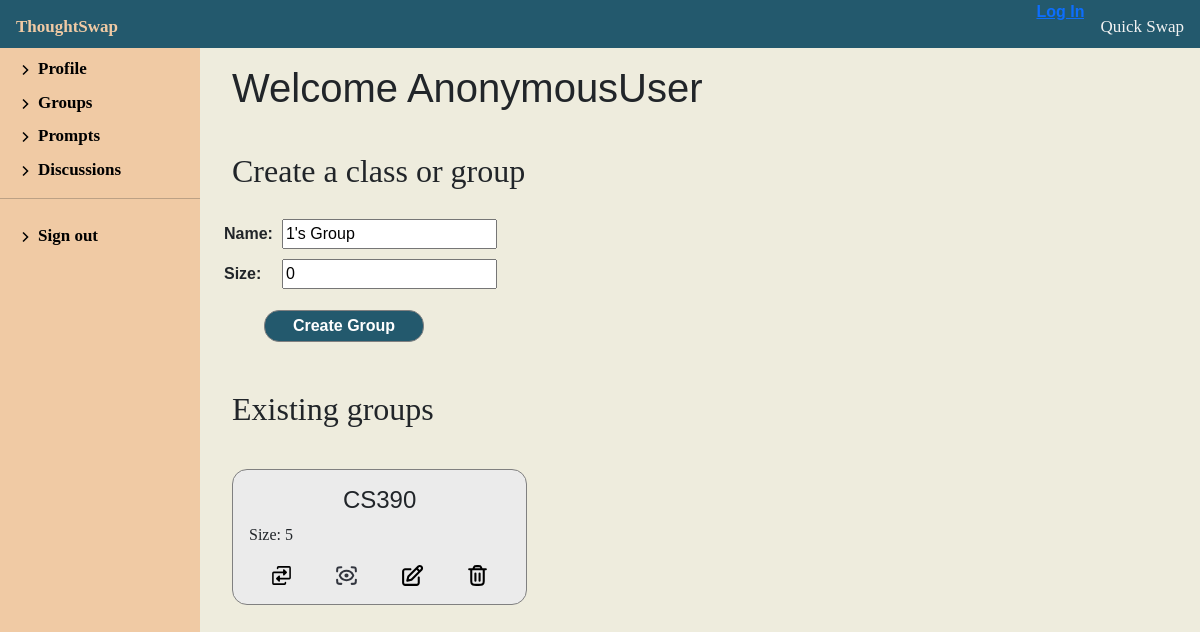
The page /discussion/1/groups/ on the database as committed earlier.
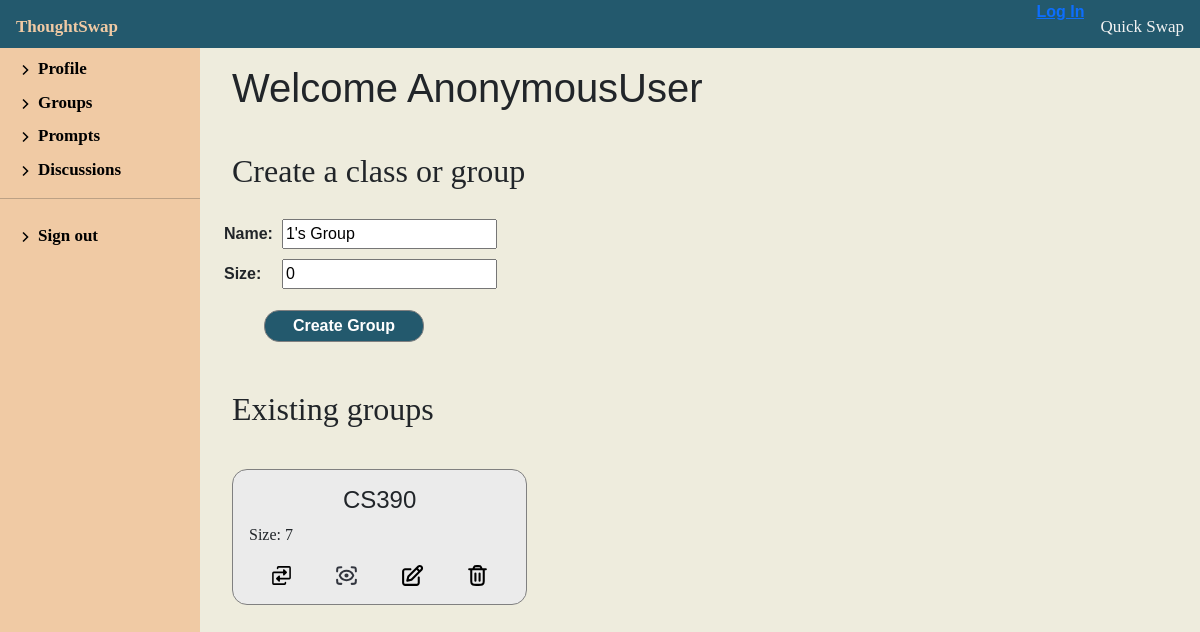
The same page on the database as committed later.
### discussion/models.py (models this page shows, shortened)
class Group(models.Model):
    facilitator = models.ForeignKey(
        'Facilitator', on_delete=models.SET_NULL, null=True)
    name = models.CharField(max_length=100, null=False, blank=False, default='Group')
    size = models.IntegerField(null=False, blank=False, default=0)

### discussion/views.py (the view)
# urls.py: path('<int:pk>/groups/', views.FacilitatorGroupView.as_view(), name='facilitator-groups'),
class FacilitatorGroupView(generic.ListView):
    model = Facilitator
    template_name = 'discussion/profile/group_display.html'
    def get_context_data(self, **kwargs):
        context = super(FacilitatorGroupView,
                        self).get_context_data(**kwargs)
        pk = self.kwargs['pk']
        context['facilitator'] = Facilitator.objects.get(
            pk=pk)
        facilitator = get_object_or_404(Facilitator, pk=pk)
        form = GroupModelForm(
            initial={'facilitator': facilitator, 'size': 0, 'name': f"{pk}'s Group"})
        context['form'] = form
        return context

### discussion/forms.py (shortened to what this page needs)
class GroupModelForm(ModelForm):
    class Meta:
        model = Group
        fields = ['name', 'size']

### discussion/templates/discussion/profile/group_display.html (shortened to what this page needs)
{% extends "discussion/profile/facilitator_profile.html" %}
{% block profileContent %}
<div class="facilitator-profile" id="group_background">
    <h1 class="discussion-header">Welcome {{ user }}</h1>
    <div class="profile-container" id="create-prompt">
        <h2 class="discussion-header">Create a class or group</h2>
        <div>
            <form action="{% url 'create-group' pk=facilitator.pk %}" method="post">
                <table>
                    {{ form.as_table }}
                </table>
                <button class="create-group-btn" type="submit">Create Group</button>
            </form>
        </div>
        <h2 class="discussion-header">Existing groups</h2>
        <div class="group-board">
            {% for group in facilitator.group_set.all %}
            <div class="group-crud">
                <h1 class="group-header">{{ group.name }}</h1>
                <p class="group-content">Size: {{ group.size }}</p>
                <div class="group-ud">
                    <div class="tip-container">
                        <a class="ud-link start-disc" href="{% url 'create-discussion' %}"
                            alt="View Group"><img src="/static//media/swap-fill-svgrepo-com.svg"
                                alt="start swap button">
                            <span class="ud-tool">Start New Discussion</span></a>
                    </div>
                    <div class="tip-container">
                        <a class="ud-link view-group" href="{% url 'view-group' pk=facilitator.pk name=group.name %}"
                            alt="View Group"><img src="/static//media/view-alt-svgrepo-com.svg" alt="View Group button">
                            <span class="ud-tool">View Group</span></a>
                    </div>
                    <div class="tip-container">
                        <a class="ud-link edit-group" href="{% url 'change-group' pk=facilitator.pk name=group.name %}"
                            alt="View Group"><img src="/static//media/edit-svgrepo-com.svg" alt="edit group button">
                            <span class="ud-tool">Edit Group</span></a>
                    </div>
                    <div class="tip-container">
                        <a class="ud-button delete-group" href="{% url 'delete-group' pk=facilitator.pk name=group.name %}"><img
                                src="/static/media/trash-svgrepo-com.svg" alt="delete group button">
                            <span class="ud-tool">Delete Group</span></a>
                    </div>
                </div>
            </div>
            {% endfor %}
        </div>
    </div>
    {% endblock %}

Rows that differ between the two databases and show on the page:
changed Group "CS390": size "5" → "7"
